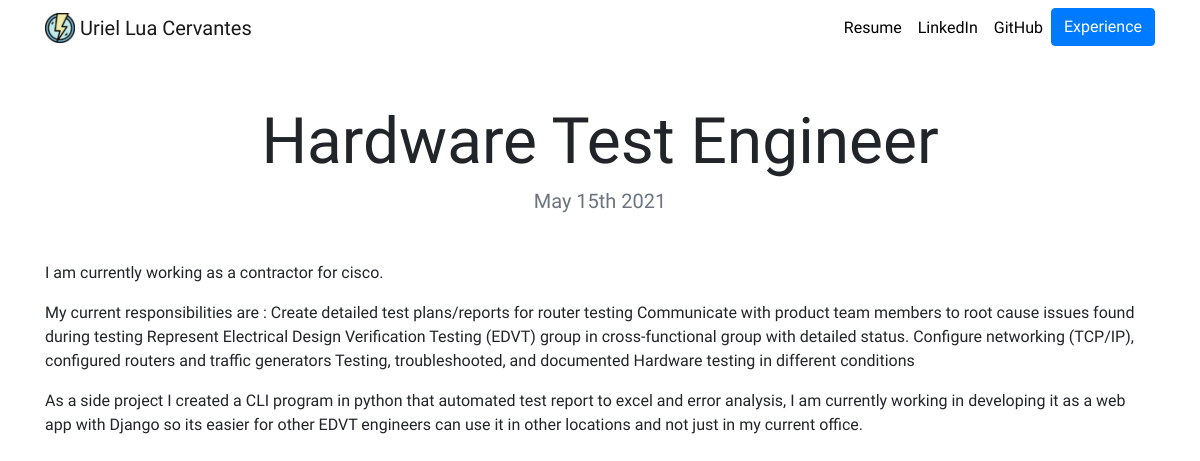
The page /blog/1/ on the database as committed earlier.
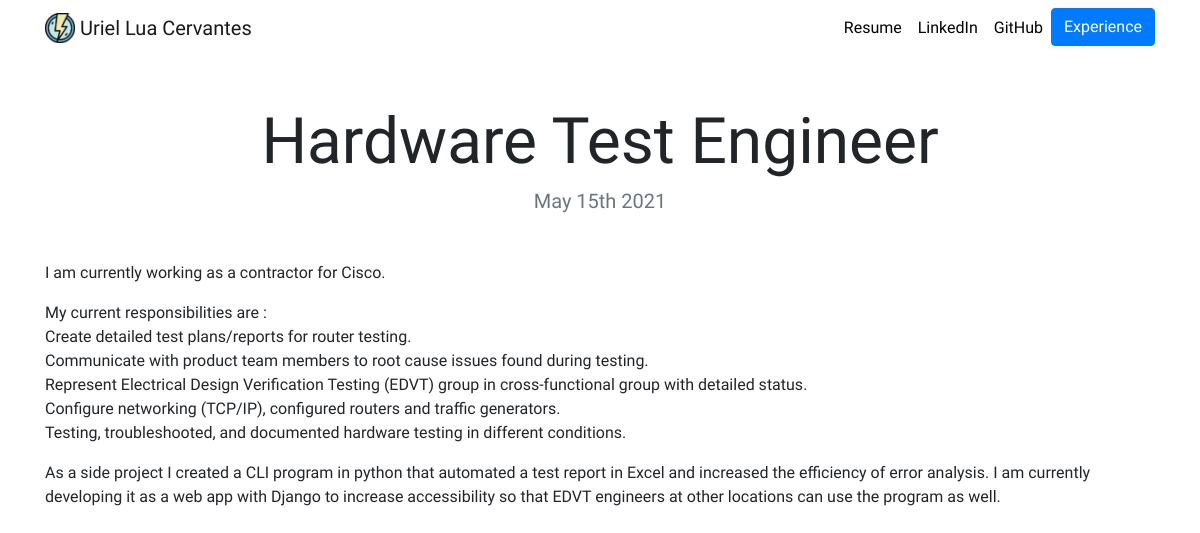
The same page on the database as committed later.
### blog/models.py (models this page shows, shortened)
class Blog(models.Model):
    title = models.CharField(max_length=100)
    description = models.TextField()
    date = models.DateField()

### blog/views.py (the view)
# urls.py: path('<int:blog_id>/', views.detail, name='detail')
def detail(request, blog_id):
    blog = get_object_or_404(Blog, pk=blog_id)
    return render(request, 'blog/detail.html',{'blog':blog})

### blog/templates/blog/detail.html
{% extends "portfolio/base.html" %}
{% load static %}
{% block content %}
<h1 class="text-center mt-5" id="blogdetailtitle">{{ blog.title }}</h1>
<h5 class="text-center text-muted mb-5">{{ blog.date|date:'F jS Y' }}</h5>
{{ blog.description|safe }}
{% endblock %}

Rows that differ between the two databases and show on the page:
changed Blog "Hardware Test Engineer": description "…as a contractor for cisco. My current responsibilities are : Create detailed test plans/reports for router testing Communicate with product team members to root cause issues found during testing Represent Electrical Design Verification Testing (EDVT) group in cross-functional group with detailed status. Configure networking (TCP/IP), configured routers and traffic generators Testing, troubleshooted, and documented Hardware testing in different conditions As a side project I created a CLI program in python that automated test report to excel and error analysis, I am currently working in developing it as a web app with Django so its easier for other EDVT engineers can use it in other…" → "…as a contractor for Cisco. My current responsibilities are : Create detailed test plans/reports for router testing. Communicate with product team members to root cause issues found during testing. Represent Electrical Design Verification Testing (EDVT) group in cross-functional group with detailed status. Configure networking (TCP/IP), configured routers and traffic generators. Testing, troubleshooted, and documented hardware testing in different conditions. As a side project I created a CLI program in python that automated a test report in Excel and increased the efficiency of error analysis. I am currently developing it as a web app with Django to increase accessibility so that EDVT…"
